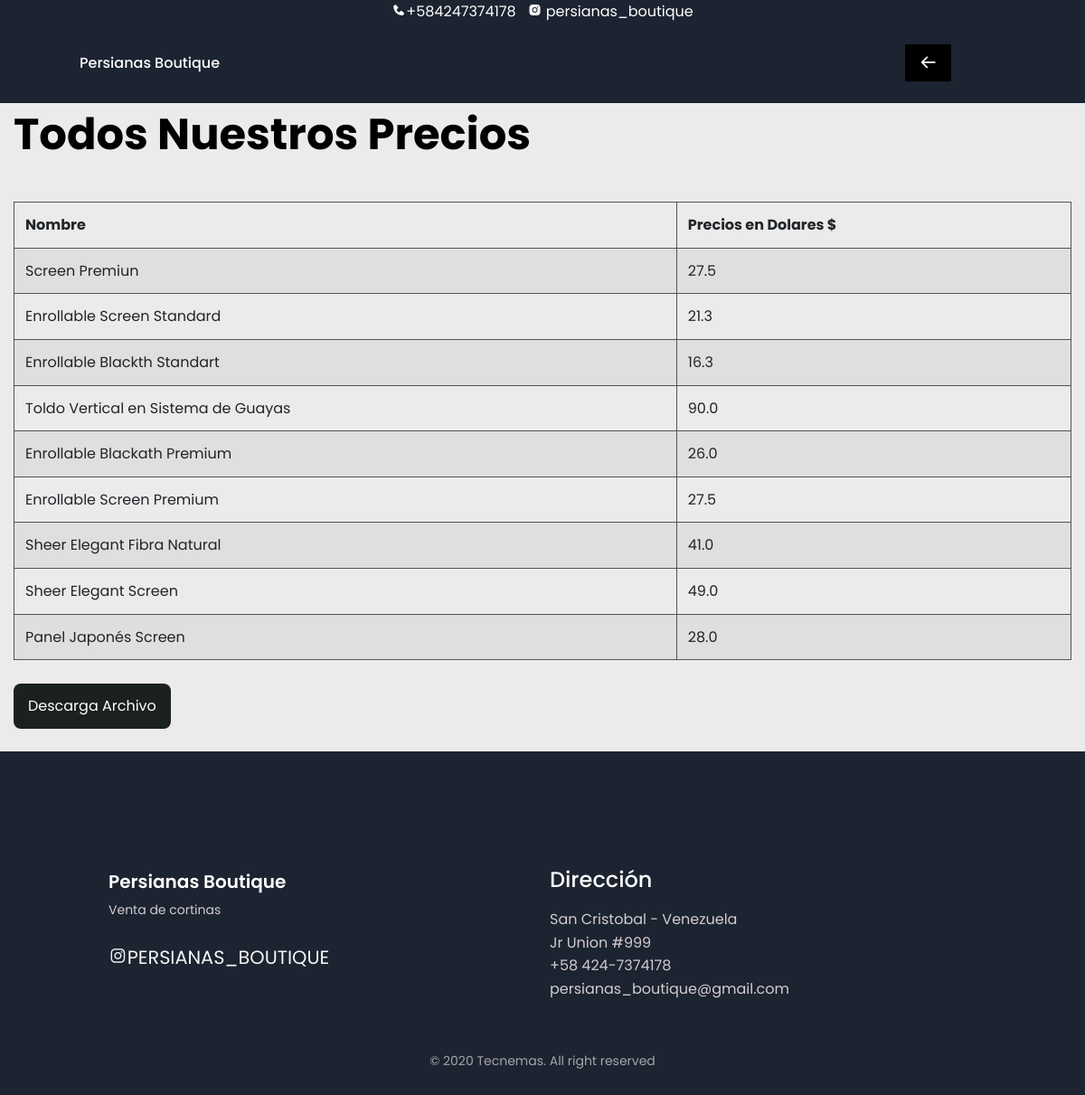
Page /tabla/ on the committed database.
### cortinas/models.py (models this page shows, shortened)
class Product(models.Model):
    name =  models.CharField(max_length=200, null=True)
    price = models.FloatField(null= True)
    category = models.CharField(max_length=200,null= True)
    description = models.CharField(max_length=200,null= True,blank=True)
    img = models.FileField(blank=True,null=True)

### cortinas/views.py (the view)
# urls.py: path('tabla/',views.tabla, name='tabla'),
def tabla(request):
    prod = Product.objects.all()
    df = pd.DataFrame(list(Product.objects.all().values()))
    df.to_csv(r'media/precios.csv')
    json_records = df.reset_index().to_json(orient ='records')
    data = []
    data = json.loads(json_records)
    context = {'d': data}
    return render(request, 'tabla.html', context)

### cortinas/templates/tabla.html (shortened to what this page needs)
{% extends 'base.html' %}
{% load static %}
{% block menu %}
<div class="nav__menu" style="margin-right: 60px;" id="nav-menu">
    <ul class="nav__list">
        <li class="nav__item"><a href="{% url 'home' %}" class="nav__link"><i class='bx bx-arrow-back'></i></a></li>
    </ul>
</div>
{% endblock %}
{% block content %}
    <main>
        <div class="container-fluid">
                    <div class="parameter">
                            <h2>Todos Nuestros Precios</h2><br>
                            <table class="table  table-striped table-bordered" >
                                <thead>
                                  <tr>
                                    <th>Nombre</th>
                                    <th>Precios en Dolares $</th>
                                  </tr>
                                </thead>
                                <tbody>
                                {% if d %}
                                {% for i in d %}
                                  <tr>
                                    <td>{{i.name}}</td>
                                    <td>{{i.price}}</td>
                                  </tr>
                                {% endfor %}
                                {% endif %}
                                </tbody>
                              </table>
                              <a href="http://192.168.0.107:8000/download_file" class="button">Descarga Archivo</a>
                              <br><br>
                    </div>
        </div>
    </main>
{% endblock %}

### wilmar_project/static/css/styles.css (style rules this page uses)
:root { --header-height: 4rem; --first-color: #284683; --first-color-alt: #808e89; --title-color: #393939; --text-color: #524e4e; --text-color-light: #A6A6A6; --body-color: #1c2331; --container-color: #1c2331; --body-font: 'Poppins', sans-serif; --biggest-font-size: 2.25rem; --h1-font-size: 1.5rem; --h2-font-size: 1.25rem; --h3-font-size: 1rem; --normal-font-size: .938rem; --small-font-size: .813rem; --smaller-font-size: .75rem; --font-medium: 500; --font-semi-bold: 600; --mb-1: .5rem; --mb-2: 1rem; --mb-3: 1.5rem; --mb-4: 2rem; --mb-5: 2.5rem; --mb-6: 3rem; --z-tooltip: 10; --z-fixed: 100; }
@media screen and (min-width: 768px) { :root { --biggest-font-size: 4rem; --h1-font-size: 2.25rem; --h2-font-size: 1.5rem; --h3-font-size: 1.25rem; --normal-font-size: 1rem; --small-font-size: .875rem; --smaller-font-size: .813rem; } }
*,::before,::after { box-sizing: border-box; }
html { scroll-behavior: smooth; }
body { margin: var(--header-height) 0 0 0; font-family: var(--body-font); font-size: var(--normal-font-size); background-color: var(--body-color); color: var(--text-color); line-height: 1.6; }
h1,h2,h3,p,ul { margin: 0; }
ul { padding: 0; list-style: none; }
a { text-decoration: none; }
.nav__item { margin-bottom: var(--mb-2); }
.nav__link, .nav__logo, .nav__toggle { color: white; font-weight: var(--font-medium); }
.nav__link { transition: .3s; }
.button { margin-top: 10px; display: inline-block; background-color: #1b2120; color: #FFF; padding: .75rem 1rem; border-radius: .5rem; transition: .3s; }
@media screen and (min-width: 768px) { body { margin: 0; } }
@media screen and (min-width: 768px) { .nav__list { display: flex; } }
@media screen and (min-width: 768px) { .nav__item { margin-left: var(--mb-5); margin-bottom: 0; } }

### wilmar_project/static/css/detalle.css (style rules this page uses)
nav i { font-size: 1.3rem; background: black; color: white; padding: 10px 15px; }
main { padding-top:50px ; background: #ebebeb; }
.parameter { padding-top: 70px; }
.parameter h2 { font-weight: 700; font-size: 3em; color: black; }

### cortinas/templates/base.html (style rules this page uses)
table.table-bordered { border:1px solid #52525d; margin-top:20px; }
table.table-bordered > thead > tr > th { border:1px solid #52525d; }
table.table-bordered > tbody > tr > td { border:1px solid #52525d; }

### rows in the picture
Product: name "Screen Premiun", price "27.5"
Product: name "Enrollable Screen Standard", price "21.3"
Product: name "Enrollable Blackth Standart", price "16.3"
Product: name "Toldo Vertical en Sistema de Guayas", price "90.0"
Product: name "Enrollable Blackath Premium", price "26.0"
Product: name "Enrollable Screen Premium", price "27.5"
Product: name "Sheer Elegant Fibra Natural", price "41.0"
Product: name "Sheer Elegant Screen", price "49.0"
Product: name "Panel Japonés Screen", price "28.0"
